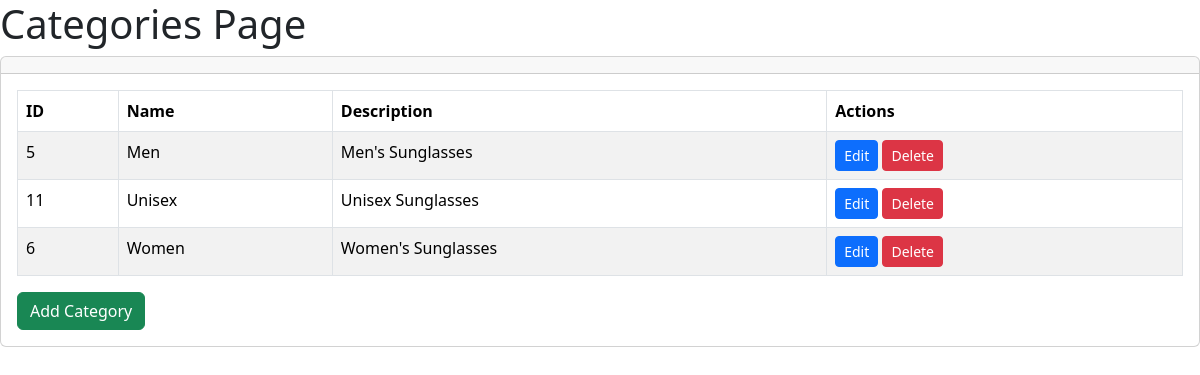
The app's page /custom_admin/admin_categories/ with its own data.
### shop/models.py (models this page shows, shortened)
class Category(models.Model):
    name = models.CharField(max_length=200, unique=True)
    slug = models.SlugField(max_length=200, unique=True)
    description = models.TextField(blank=True)
    image = models.ImageField(upload_to='category', blank=True)
    class Meta:
        ordering = ('name', )
        verbose_name = 'category'
        verbose_name_plural = 'categories'

### custom_admin/views.py (the view)
# urls.py: path('admin_categories/', views.admin_categories, name='admin_categories'),
def admin_categories(request):
    categories = Category.objects.all()
    return render(request, 'admin_categories.html', {'categories': categories})

### cart/context_processors.py (called while the page is built, shortened)
def counter(request):
    item_count = 0
    if 'admin' in request.path:
        return {}
    return dict(item_count=item_count)

### shop/context_processors.py (called while the page is built)
def menu_links(request):
    links = Category.objects.all()
    return dict(links=links)

### templates/admin_categories.html (shortened to what this page needs)
{% load static %}
<!DOCTYPE html>
<html lang="en">
<head>
    <link href="https://cdn.jsdelivr.net/npm/bootstrap@5.3.2/dist/css/bootstrap.min.css" rel="stylesheet">
</head>
<body>
    <h1>Categories Page</h1>
    <div class="col-md-12">
        <div class="card">
            <div class="card-header">
            </div>
            <div class="card-body">
                <div id="categoryTable">
                    <table class="table table-bordered table-striped">
                        <thead>
                            <tr>
                                <th>ID</th>
                                <th>Name</th>
                                <th>Description</th>
                                <th>Actions</th>
                            </tr>
                        </thead>
                        <tbody>
                            {% for category in categories %}
                                <tr>
                                    <td>{{ category.id }}</td>
                                    <td>{{ category.name }}</td>
                                    <td>{{ category.description }}</td>
                                    <td>
                                        <a href="{% url 'custom_admin:edit_category' category.id %}" class="btn btn-sm btn-primary">Edit</a>
                                        <button class="btn btn-sm btn-danger delete-category" data-category-id="{{ category.id }}">Delete</button>
                                    </td>
                                </tr>
                            {% endfor %}
                        </tbody>
                    </table>
                    <a href="{% url 'custom_admin:add_category' %}" class="btn btn-success">Add Category</a>
                </div>
            </div>
        </div>
    </div>
</body>
</html>

### records on screen
Category: id "5", name "Men", description "Men's Sunglasses"
Category: id "11", name "Unisex", description "Unisex Sunglasses"
Category: id "6", name "Women", description "Women's Sunglasses"
